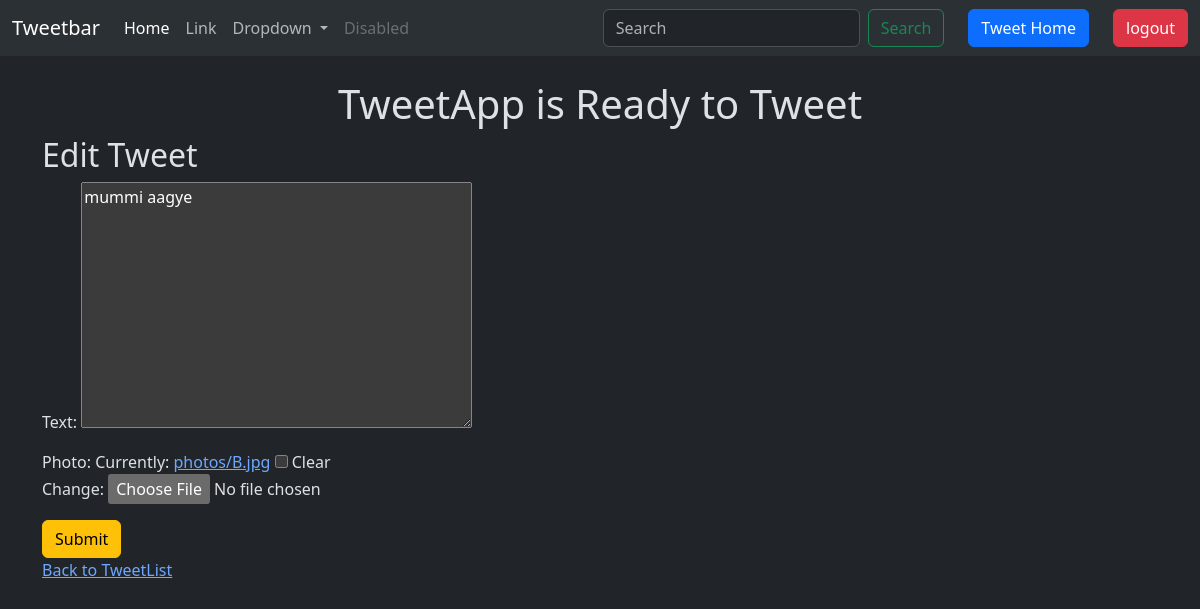
Page /12/edit/ (signed in) on the earlier database version.
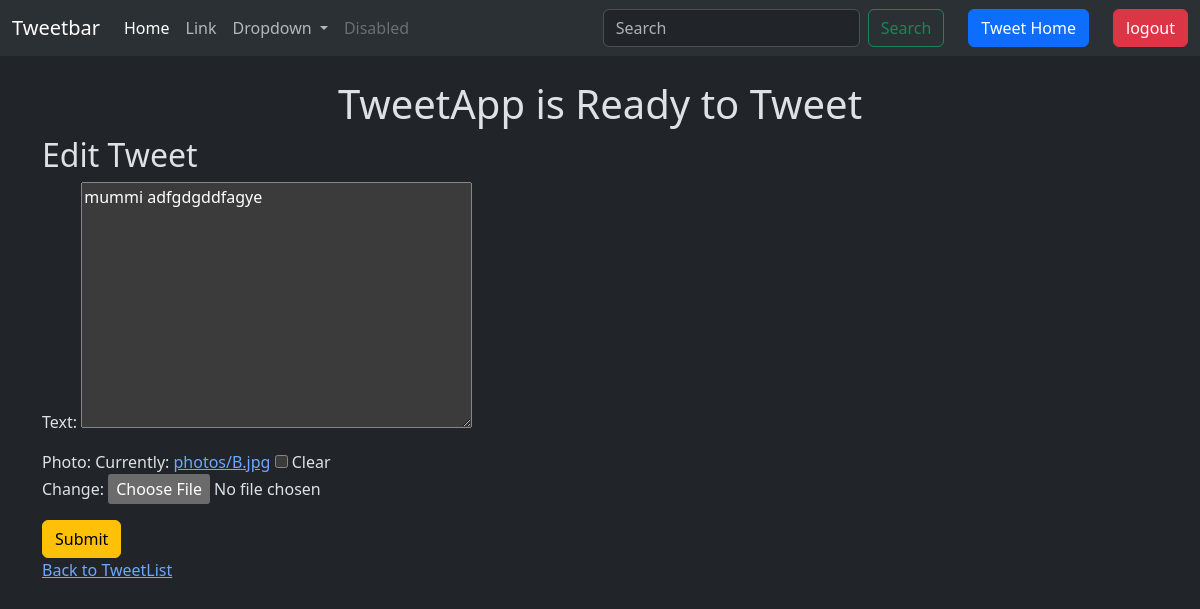
Same page on the later database version.
### tweet/models.py (models this page shows, shortened)
class Tweet(models.Model):  # Corrected 'models.Models' to 'models.Model'
    user = models.ForeignKey(User, on_delete=models.CASCADE)
    text = models.TextField(max_length=500)
    photo = models.ImageField(upload_to='photos/', blank=True, null=True)
    created_at = models.DateTimeField(auto_now_add=True)
    updated_at = models.DateTimeField(auto_now=True)  # Use auto_now for updated_at

### tweet/views.py (the view)
# urls.py: path('<int:tweet_id>/edit/',views.tweet_edit,name='tweet_edit'),
@login_required
def tweet_edit(request, tweet_id):
    tweet = get_object_or_404(Tweet, pk=tweet_id, user=request.user)
    if request.method == 'POST':
        form = TweetForm(request.POST, request.FILES, instance=tweet)
        if form.is_valid():
            tweet = form.save(commit=False)
            tweet.user = request.user
            tweet.save()
            return redirect('tweet_list')
    else:
        form = TweetForm(instance=tweet)
    return render(request, 'tweet_form.html', {'form': form})

### tweet/forms.py
class TweetForm(forms.ModelForm):
    class Meta:
        model = Tweet
        fields = ['text', 'photo']

### tweet/templates/tweet_form.html (shortened to what this page needs)
{% extends "layout.html" %}
{% block content %}
<h1 class="text-center mt-4">TweetApp is Ready to Tweet</h1>
<h2>
    {% if form.instance.pk %}
        Edit Tweet
    {% else %}
        Create Tweet
    {% endif %}
</h2>
<form method="post" enctype="multipart/form-data" class="form">
    {{ form.as_p }}
    <button type="submit" class="btn btn-warning">Submit</button>
</form>
<a href="{% url 'tweet_list' %}">Back to TweetList</a>
{% endblock %}

### templates/layout.html (shortened to what this page needs)
{% load static %}
<!DOCTYPE html>
<html lang="en" data-bs-theme="dark">
<head>
     <link href="https://cdn.jsdelivr.net/npm/bootstrap@5.3.3/dist/css/bootstrap.min.css" rel="stylesheet">
</head>
<body >
     <nav class="navbar navbar-expand-lg bg-body-tertiary">
          <div class="container-fluid">
            <a class="navbar-brand" href="#">Tweetbar</a>
            <div class="collapse navbar-collapse" id="navbarSupportedContent">
              <ul class="navbar-nav me-auto mb-2 mb-lg-0">
                <li class="nav-item">
                  <a class="nav-link active" aria-current="page" href="#">Home</a>
                </li>
                <li class="nav-item">
                  <a class="nav-link" href="#">Link</a>
                </li>
                <li class="nav-item dropdown">
                  <a class="nav-link dropdown-toggle" href="#" role="button" data-bs-toggle="dropdown" aria-expanded="false">
                    Dropdown
                  </a>
                </li>
                <li class="nav-item">
                  <a class="nav-link disabled" aria-disabled="true">Disabled</a>
                </li>
              </ul>
              <form class="d-flex" role="search">
                <input class="form-control me-2" type="search" placeholder="Search" aria-label="Search">
                <button class="btn btn-outline-success" type="submit">Search</button>
              </form>
              <a href="{% url 'tweet_list' %}" class = "btn btn-primary mx-4">Tweet Home</a>
              {% if user.is_authenticated %}
              <form method="post"action = "{% url 'logout' %}">
                <button class="btn btn-danger" type="submit">logout</button>
              </form>
              {% else %}
              <a href="{% url 'register' %}" class = "btn btn-primary mx-3">Register</a>
              <a href="{% url 'login' %}" class = "btn btn-success mx-3">Login</a>
              {% endif %}
            </div>
          </div>
        </nav>
     <div class="container">
          {% block content %}
          {% endblock %}
     </div>
</body>
</html>

Differences in the rows shown:
changed Tweet: text "mummi aagye" → "mummi adfgdgddfagye"
